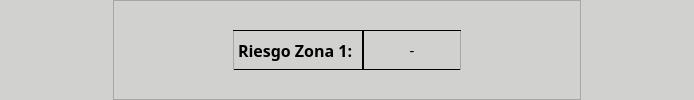
                    <widget class="QFrame" name="frame_82">
                     <property name="minimumSize">
                      <size>
                       <width>96</width>
                       <height>80</height>
                      </size>
                     </property>
                     <property name="maximumSize">
                      <size>
                       <width>16777215</width>
                       <height>130</height>
                      </size>
                     </property>
                     <property name="styleSheet">
                      <string notr="true">background-color: rgb(209, 209, 207);
border-radius:0px;</string>
                     </property>
                     <property name="frameShape">
                      <enum>QFrame::StyledPanel</enum>
                     </property>
                     <property name="frameShadow">
                      <enum>QFrame::Raised</enum>
                     </property>
                     <layout class="QHBoxLayout" name="horizontalLayout_34">
                      <property name="topMargin">
                       <number>0</number>
                      </property>
                      <property name="bottomMargin">
                       <number>0</number>
                      </property>
                      <item>
                       <widget class="QFrame" name="frame_83">
                        <property name="minimumSize">
                         <size>
                          <width>96</width>
                          <height>0</height>
                         </size>
                        </property>
                        <property name="frameShape">
                         <enum>QFrame::StyledPanel</enum>
                        </property>
                        <property name="frameShadow">
                         <enum>QFrame::Raised</enum>
                        </property>
                       </widget>
                      </item>
                      <item>
                       <widget class="QFrame" name="colorZone1F">
                        <property name="sizePolicy">
                         <sizepolicy hsizetype="Expanding" vsizetype="Preferred">
                          <horstretch>0</horstretch>
                          <verstretch>0</verstretch>
                         </sizepolicy>
                        </property>
                        <property name="minimumSize">
                         <size>
                          <width>98</width>
                          <height>0</height>
                         </size>
                        </property>
                        <property name="styleSheet">
                         <string notr="true">background: qlineargradient(spread:pad,x1: 0, y1: 0, x2: 1, y2: 0,
                                 stop: 0 rgb(154, 171, 188), stop: 0.48 rgb(198, 197, 195),
                                 stop: 0.52 rgb(198, 197, 195), stop: 1.0  rgb(154, 171, 188));

border-radius:0px;
border:1px solid rgb(167, 167, 164);</string>
                        </property>
                        <property name="frameShape">
                         <enum>QFrame::StyledPanel</enum>
                        </property>
                        <property name="frameShadow">
                         <enum>QFrame::Raised</enum>
                        </property>
                        <layout class="QHBoxLayout" name="horizontalLayout_35">
                         <property name="spacing">
                          <number>0</number>
                         </property>
                         <item>
                          <spacer name="horizontalSpacer_30">
                           <property name="orientation">
                            <enum>Qt::Horizontal</enum>
                           </property>
                           <property name="sizeType">
                            <enum>QSizePolicy::Expanding</enum>
                           </property>
                           <property name="sizeHint" stdset="0">
                            <size>
                             <width>110</width>
                             <height>20</height>
                            </size>
                           </property>
                          </spacer>
                         </item>
                         <item>
                          <widget class="QLabel" name="label_30">
                           <property name="minimumSize">
                            <size>
                             <width>98</width>
                             <height>20</height>
                            </size>
                           </property>
                           <property name="maximumSize">
                            <size>
                             <width>140</width>
                             <height>40</height>
                            </size>
                           </property>
                           <property name="font">
                            <font>
                             <family>Bell MT</family>
                             <pointsize>12</pointsize>
                             <bold>true</bold>
                            </font>
                           </property>
                           <property name="styleSheet">
                            <string notr="true">border-radius:0px;
border-top: 1px solid;
border-bottom: 1px solid;
border-right: 1px solid;
background-color:rgba(0, 0, 0, 0);</string>
                           </property>
                           <property name="text">
                            <string>Riesgo Zona 1: </string>
                           </property>
                          </widget>
                         </item>
                         <item>
                          <widget class="QLabel" name="txtZona1F">
                           <property name="minimumSize">
                            <size>
                             <width>98</width>
                             <height>20</height>
                            </size>
                           </property>
                           <property name="maximumSize">
                            <size>
                             <width>55</width>
                             <height>40</height>
                            </size>
                           </property>
                           <property name="font">
                            <font>
                             <family>Rockwell</family>
                             <pointsize>11</pointsize>
                            </font>
                           </property>
                           <property name="styleSheet">
                            <string notr="true">border-radius:0px;
border-top: 1px solid;
border-bottom: 1px solid;
border-left: 1px solid;
background-color:rgba(0, 0, 0, 0);</string>
                           </property>
                           <property name="text">
                            <string>-</string>
                           </property>
                           <property name="alignment">
                            <set>Qt::AlignCenter</set>
                           </property>
                          </widget>
                         </item>
                         <item>
                          <spacer name="horizontalSpacer_31">
                           <property name="orientation">
                            <enum>Qt::Horizontal</enum>
                           </property>
                           <property name="sizeType">
                            <enum>QSizePolicy::Expanding</enum>
                           </property>
                           <property name="sizeHint" stdset="0">
                            <size>
                             <width>110</width>
                             <height>20</height>
                            </size>
                           </property>
                          </spacer>
                         </item>
                        </layout>
                       </widget>
                      </item>
                      <item>
                       <widget class="QFrame" name="frame_85">
                        <property name="minimumSize">
                         <size>
                          <width>96</width>
                          <height>0</height>
                         </size>
                        </property>
                        <property name="frameShape">
                         <enum>QFrame::StyledPanel</enum>
                        </property>
                        <property name="frameShadow">
                         <enum>QFrame::Raised</enum>
                        </property>
                       </widget>
                      </item>
                     </layout>
                    </widget>
